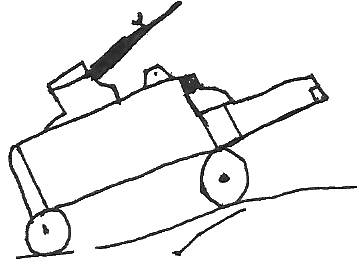
#> input picture tools/pencil-vector/subjects/cannon_iso.png, 358 x 263 px
$ python -i boxcrop.py   (imports and definitions only)
#> lines starting #> are read from the running program, lines starting #| are printed output that depends on the picture; after the words box and inside, x2 and y2 are one past the last pixel; in counts of white or black regions, pixels touching at a corner belong together
#> further down, picture is the input picture: PIL image 358x263 RGB; mean R, G, B 237, 237, 236.9
"""Crop hand-drawn boxes out of a full paper scan and vectorize each into an asset-tool model.

Companion to scan_boxer.html: that tool writes a boxes.json --
  {"scan": "jf-battles-4.png", "boxes": [{"name": "gunner", "x0":.., "y0":.., "x1":.., "y1":..}, ...]}
in scan-pixel coordinates. This script crops each box from the scan, runs the pipeline on the crop,
and writes out/<name>_model.json (with box provenance + a scan thumbnail) plus records the boxes in
out/boxes.json. The pencil-vector server (npm run vector-server) then serves these models live to the
asset tool -- this is the headless CLI over the same code path as the server's /vectorize endpoint.

  python3 boxcrop.py boxes.json [--scan=PATH]

The scan is resolved from artwork-scans/<scan> unless --scan overrides it. The box IS the isolation:
the crop is fed straight to vectorize(), whose ink threshold pulls the pencil off the paper.
"""
from __future__ import annotations

import json
import os
import sys

import numpy as np
from PIL import Image

from export_model import model_dict, _scan_b64
from vectorize import Stage, vectorize

SAT_INK = 45            # a colour ink pixel: R..B spread above this (0..255), even if not dark
CLEAN_KEEP = 30         # bias the ink/paper split this many luminance levels toward KEEPING ink: only
                        # pixels clearly lighter than the Otsu split go white. Erring toward keeping is
                        # deliberate -- a threshold that cut the faint grey where a stroke meets a fill
                        # would sever a real connection (islanding a segment), worse than leaving a smudge.


def clean_crop(img: "Image.Image") -> "Image.Image":
    """Composite a raw scan crop onto pure white, dropping the light paper/halo so the ink threshold
    downstream sees crisp strokes instead of a grey smudge that fills into a false blob.

    The split between ink and paper is found per-crop with Otsu on the luminance (so it adapts to how
    bright the scan/photo is -- not a fixed grey level), nudged toward keeping ink by CLEAN_KEEP, plus
    any saturated pixel as colour ink. Kept pixels stay their original value; everything else becomes
    paper-white. Thresholds are on colour *values*, not pixel distances, so this is resolution-independent."""
    ca = np.asarray(img.convert("RGB")).astype(np.int16)
    lum = ca.mean(2)
    sat = ca.max(2) - ca.min(2)
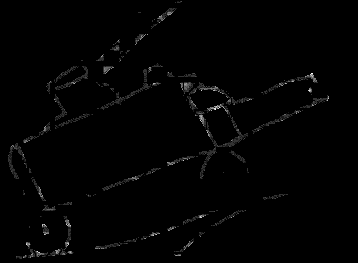
#> sat: shape (263, 358) int16; min 0, max 10, mean 0.104; drawn with min black and max white
    lo, hi = float(lum.min()), float(lum.max())
#> lo = 0; hi = 255
    if hi - lo < 8:                                   # near-blank crop -- nothing to separate
        return img.convert("RGB")
    hist = np.histogram(lum, bins=256, range=(0, 255))[0].astype(float)
#> hist = 256 values, max 85871 at index 255, min 0 at index 171, mean 367.8
    total = hist.sum()
#> total = 94154
    wsum = np.cumsum(hist)
#> wsum = 256 values from 670 to 94154
    msum = np.cumsum(hist * np.arange(256))
#> msum = 256 values from 0 to 22311880
    wb = wsum; wf = total - wsum
#> after `wb = wsum`: wb = 256 values from 670 to 94154
#> after `wf = total - wsum`: wf = 256 values, max 93484 at index 0, min 0 at index 255, mean 87155.8
    valid = (wb > 0) & (wf > 0)
    mb = np.divide(msum, wb, out=np.zeros(256), where=wb > 0)
#> mb = 256 values from 0 to 237
    mf = np.divide(msum[-1] - msum, wf, out=np.zeros(256), where=wf > 0)
#> mf = 256 values, max 255 at index 254, min 0 at index 255, mean 251
    between = wb * wf * (mb - mf) ** 2
#> between = 256 values, max 3.02e+13 at index 149, min 0 at index 255, mean 2.6e+13
    between[~valid] = -1
    thr = int(between.argmax()) + CLEAN_KEEP          # Otsu split, nudged toward keeping ink
#> thr = 179
    mask = (lum < thr) | (sat > SAT_INK)
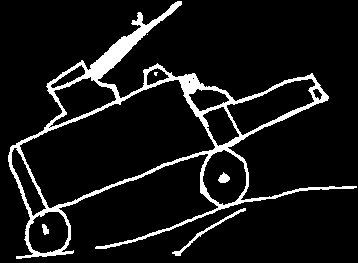
#> mask: shape (263, 358) bool; 8.7% white; 6 white regions (2 under 20 px), largest, box (x1, y1, x2, y2) and area: (8, 1, 357, 259) 7799, (172, 208, 246, 256) 263, (218, 172, 230, 183) 85, (42, 224, 49, 235) 52
    out = np.full(ca.shape, 255, np.uint8)
    out[mask] = ca[mask].astype(np.uint8)
    return Image.fromarray(out)

HERE = os.path.dirname(os.path.abspath(__file__))
SCANS = os.path.abspath(os.path.join(HERE, "..", "..", "artwork-scans"))
OUT = os.path.join(HERE, "out")             # generated intermediates (crops, models) -- regeneratable
DATA = os.path.join(HERE, "data")           # source-of-truth: box defs + export audit, survives out/ cleanups


# [7 lines left out: function resolve_scan, not called in this run]


BOXES = os.path.join(DATA, "boxes.json")


def load_boxes() -> dict:
    return json.load(open(BOXES)) if os.path.exists(BOXES) else {"boxes": [], "exports": []}


def save_boxes(d: dict) -> None:
    os.makedirs(DATA, exist_ok=True)
    json.dump(d, open(BOXES, "w"), indent=2)


# [58 lines left out: functions record_box, vectorize_box, process, main, not called in this run]


# [2 lines not run here, left out]

>>> from PIL import Image
>>> picture = Image.open('subjects/cannon_iso.png')
>>> result = clean_crop(picture)

$ run again, on tools/pencil-vector/subjects/soldier_iso.png
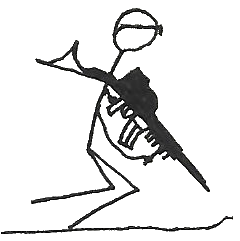
#> input picture tools/pencil-vector/subjects/soldier_iso.png, 240 x 241 px
#> picture is the input picture: PIL image 240x241 RGB; mean R, G, B 229.6, 229.6, 229.5
#> in clean_crop, `sat = ca.max(2) - ca.min(2)`:
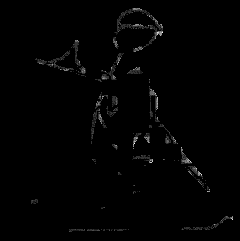
#> sat: shape (241, 240) int16; min 0, max 10, mean 0.0953; drawn with min black and max white
#> lo = 0; hi = 255
#> hist = 256 values, max 50647 at index 255, min 0 at index 172, mean 225.9
#> total = 57840
#> wsum = 256 values from 432 to 57840
#> msum = 256 values from 0 to 13276460
#> wb = 256 values from 432 to 57840
#> wf = 256 values, max 57408 at index 0, min 0 at index 255, mean 51861.2
#> mb = 256 values from 0 to 229.5
#> mf = 256 values, max 255 at index 254, min 0 at index 255, mean 249.6
#> between = 256 values, max 1.54e+13 at index 150, min 0 at index 255, mean 1.31e+13
#> thr = 180
#> in clean_crop, `mask = (lum < thr) | (sat > SAT_INK)`:
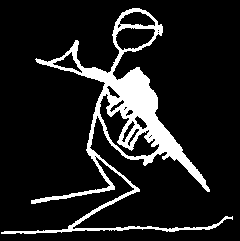
#> mask: shape (241, 240) bool; 12.3% white; 1 white region, box (x1, y1, x2, y2) and area: (1, 8, 233, 234) 7122
